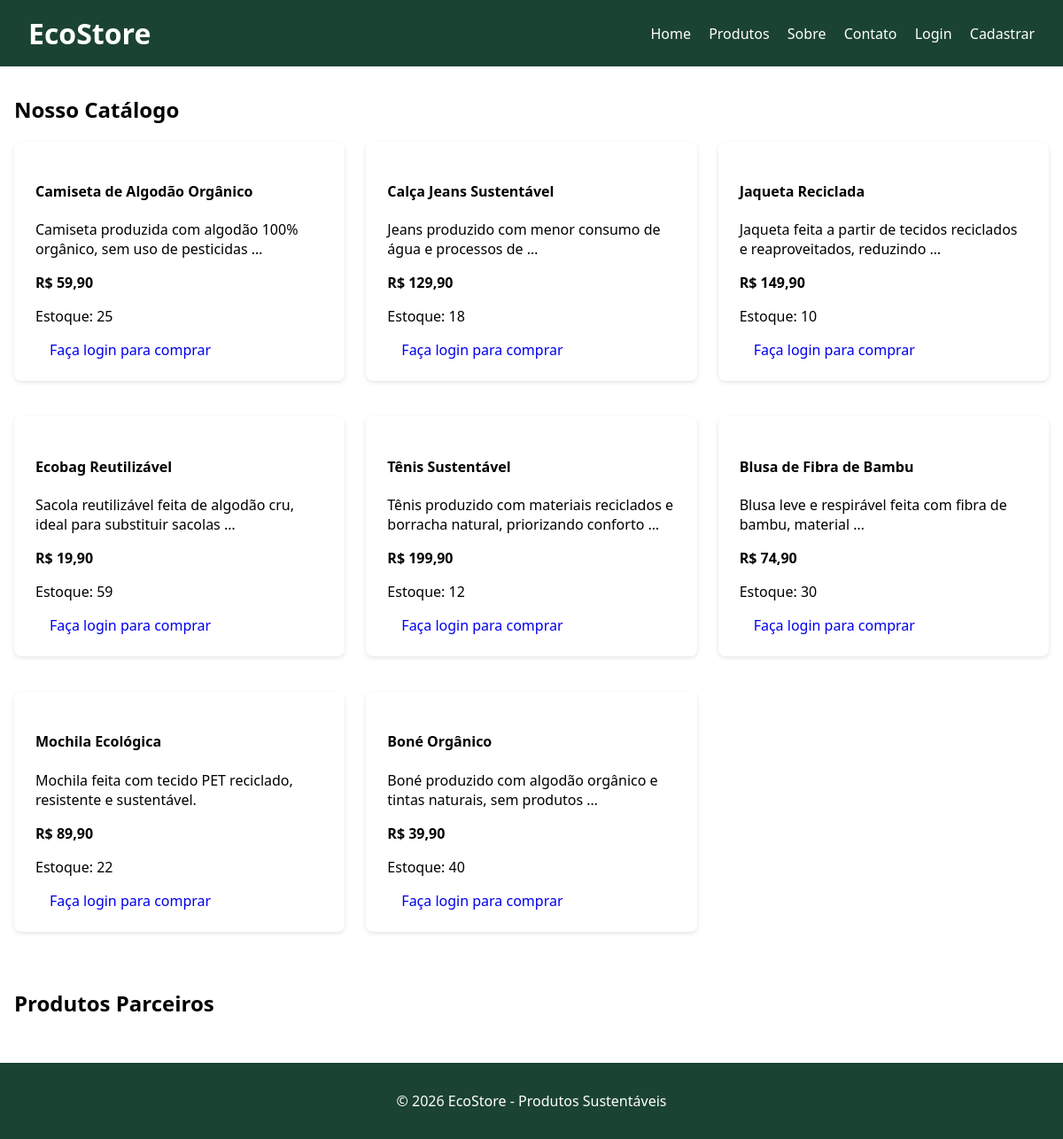
Screenshot of /catalogo/ with the database file from the repository.
### catalogo/models.py (models this page shows, shortened)
class Produto(models.Model):
    nome = models.CharField(max_length=200)
    descricao = models.TextField()
    preco = models.DecimalField(max_digits=10, decimal_places=2)
    estoque = models.PositiveIntegerField(default=0)
    imagem = models.ImageField(
        upload_to='produtos/',
        blank=True,
        null=True
    )
    categoria = models.ForeignKey(
        Categoria,
        on_delete=models.CASCADE,
        related_name='produtos'
    )
    data_criacao = models.DateTimeField(auto_now_add=True)

### catalogo/views.py (the view)
# urls.py: path('', views.listar_produtos, name='lista_produtos'),
def listar_produtos(request):
    produtos_locais = Produto.objects.all()
    produtos_api = []
    try:
        response = requests.get('https://fakestoreapi.com/products?limit=5', timeout=5)
        if response.status_code == 200:
            produtos_api = response.json()
    except:
        pass
    return render(request, 'catalogo/lista.html', {
        'produtos_locais': produtos_locais,
        'produtos_api': produtos_api
    })

### templates/catalogo/lista.html (shortened to what this page needs)
{% extends 'base.html' %}
{% block content %}
<h2>Nosso Catálogo</h2>
<div class="grid">
    {% for produto in produtos_locais %}
    <div class="card">
        <h4>{{ produto.nome }}</h4>
        <p>{{ produto.descricao|truncatewords:10 }}</p>
        <p><strong>R$ {{ produto.preco }}</strong></p>
        <p>Estoque: {{ produto.estoque }}</p>
        {% if user.is_authenticated %}
            <form action="{% url 'realizar_compra' produto.id %}" method="post">
                {% csrf_token %}
                <button type="submit" class="btn btn-primary">Comprar</button>
            </form>
        {% else %}
            <a href="{% url 'login' %}" class="btn btn-secondary">Faça login para comprar</a>
        {% endif %}
    </div>
    {% empty %}
    <p>Nenhum produto local cadastrado.</p>
    {% endfor %}
</div>
<h2 style="margin-top: 3rem;">Produtos Parceiros</h2>
{% endblock %}

### templates/base.html (shortened to what this page needs)
<!DOCTYPE html>
<html lang="pt-br">
<head>
</head>
<body>
    <header>
        <h1 style="margin:0;">EcoStore</h1>
        <nav>
            <a href="{% url 'index' %}">Home</a>
            <a href="{% url 'lista_produtos' %}">Produtos</a>
            <a href="{% url 'quem_somos' %}">Sobre</a>
            <a href="{% url 'fale_conosco' %}">Contato</a>
            {% if user.is_authenticated %}
                {% if user.is_staff %}
                    <a href="{% url 'dashboard' %}">Dashboard</a>
                {% else %}
                    <a href="{% url 'perfil' %}">Perfil</a>
                {% endif %}
                <form action="{% url 'logout' %}" method="post" style="display:inline;">
                    {% csrf_token %}
                    <button type="submit" style="background:none; border:none; color:white; cursor:pointer;">Sair</button>
                </form>
            {% else %}
                <a href="{% url 'login' %}">Login</a>
                <a href="{% url 'cadastrar' %}">Cadastrar</a>
            {% endif %}
        </nav>
    </header>
    <div class="container">
        {% block content %}{% endblock %}
    </div>
    <footer>
        <p>&copy; 2026 EcoStore - Produtos Sustentáveis</p>
    </footer>
</body>
</html>

### templates/base.html (style rules this page uses)
:root { --primary: #2d6a4f; --secondary: #40916c; --light: #f4f7f6; --dark: #1b4332; }
body { font-family: 'Segoe UI', sans-serif; margin: 0; background: var/(--light); }
header { background: var(--dark); color: white; padding: 1rem 2rem; display: flex; justify-content: space-between; align-items: center; }
nav a { color: white; text-decoration: none; margin-left: 1rem; }
.container { max-width: 1200px; margin: 2rem auto; padding: 0 1rem; min-height: 70vh; }
.btn { padding: 0.5rem 1rem; border-radius: 4px; border: none; cursor: pointer; text-decoration: none; }
.card { background: white; padding: 1.5rem; border-radius: 8px; box-shadow: 0 2px 5px rgba(0,0,0,0.1); margin-bottom: 1rem; }
footer { background: var(--dark); color: white; text-align: center; padding: 1rem; margin-top: 2rem; }
.grid { display: grid; grid-template-columns: repeat(auto-fill, minmax(280px, 1fr)); gap: 1.5rem; }

### rows the page displays
Produto: nome "Camiseta de Algodão Orgânico", descricao "Camiseta produzida com algodão 100% orgânico, sem uso de pesticidas …", preco "59,90", estoque "25"
Produto: nome "Calça Jeans Sustentável", descricao "Jeans produzido com menor consumo de água e processos de …", preco "129,90", estoque "18"
Produto: nome "Jaqueta Reciclada", descricao "Jaqueta feita a partir de tecidos reciclados e reaproveitados, reduzindo …", preco "149,90", estoque "10"
Produto: nome "Ecobag Reutilizável", descricao "Sacola reutilizável feita de algodão cru, ideal para substituir sacolas …", preco "19,90", estoque "59"
Produto: nome "Tênis Sustentável", descricao "Tênis produzido com materiais reciclados e borracha natural, priorizando conforto …", preco "199,90", estoque "12"
Produto: nome "Blusa de Fibra de Bambu", descricao "Blusa leve e respirável feita com fibra de bambu, material …", preco "74,90", estoque "30"
Produto: nome "Mochila Ecológica", descricao "Mochila feita com tecido PET reciclado, resistente e sustentável.", preco "89,90", estoque "22"
Produto: nome "Boné Orgânico", descricao "Boné produzido com algodão orgânico e tintas naturais, sem produtos …", preco "39,90", estoque "40"
